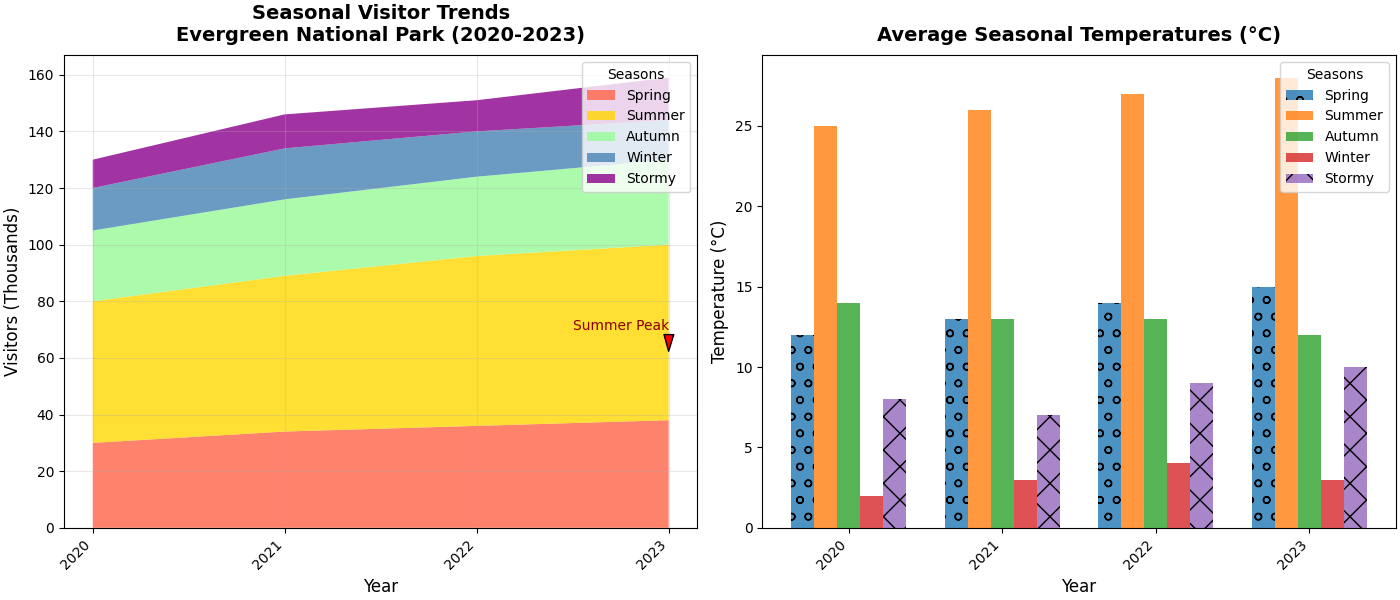

The script that drew this image:
import matplotlib.pyplot as plt
import numpy as np

years = np.arange(2020, 2024)
seasons = ['Spring', 'Summer', 'Autumn', 'Winter', 'Stormy']

# Visitor data
visitors_spring = np.array([30, 34, 36, 38])
visitors_summer = np.array([50, 55, 60, 62])
visitors_autumn = np.array([25, 27, 28, 30])
visitors_winter = np.array([15, 18, 16, 14])
visitors_stormy = np.array([10, 12, 11, 15])  # New data

# Temperature data
temps = [
    [12, 13, 14, 15],  # Spring
    [25, 26, 27, 28],  # Summer
    [14, 13, 13, 12],  # Autumn
    [2, 3, 4, 3],      # Winter
    [8, 7, 9, 10],     # Stormy
]

fig, axs = plt.subplots(1, 2, figsize=(14, 6), constrained_layout=True)

# Stackplot for visitors
axs[0].stackplot(years, visitors_spring, visitors_summer, visitors_autumn, visitors_winter, visitors_stormy,
                 labels=seasons, colors=['#FF6347', '#FFD700', '#98FB98', '#4682B4', '#8B008B'], alpha=0.8)

axs[0].set_title('Seasonal Visitor Trends\nEvergreen National Park (2020-2023)', fontsize=14, fontweight='bold', pad=10)
axs[0].set_xlabel('Year', fontsize=12)
axs[0].set_ylabel('Visitors (Thousands)', fontsize=12)
axs[0].set_xticks(years)
axs[0].set_xticklabels(years, rotation=45, ha='right')
axs[0].grid(True, linestyle='-', alpha=0.3)
axs[0].legend(loc='best', title='Seasons', fontsize=10)
axs[0].annotate('Summer Peak', xy=(2023, 62), xytext=(2022.5, 70),
                arrowprops=dict(facecolor='red', shrink=0.05, width=1.5, headwidth=7),
                fontsize=10, color='darkred')

# Bar plot for temperatures
bar_width = 0.15
x_indices = np.arange(len(years))

markers = ['o', 's', '^', 'd', 'x']  # Markers for each season
for i, season in enumerate(seasons):
    axs[1].bar(x_indices + i * bar_width, temps[i], bar_width, label=season, alpha=0.8, hatch=markers[i])

axs[1].set_title('Average Seasonal Temperatures (°C)', fontsize=14, fontweight='bold', pad=10)
axs[1].set_xlabel('Year', fontsize=12)
axs[1].set_ylabel('Temperature (°C)', fontsize=12)
axs[1].set_xticks(x_indices + bar_width * 2)
axs[1].set_xticklabels(years, rotation=45, ha='right')
axs[1].legend(loc='upper right', title='Seasons', fontsize=10)
axs[1].grid(False)

plt.show()
